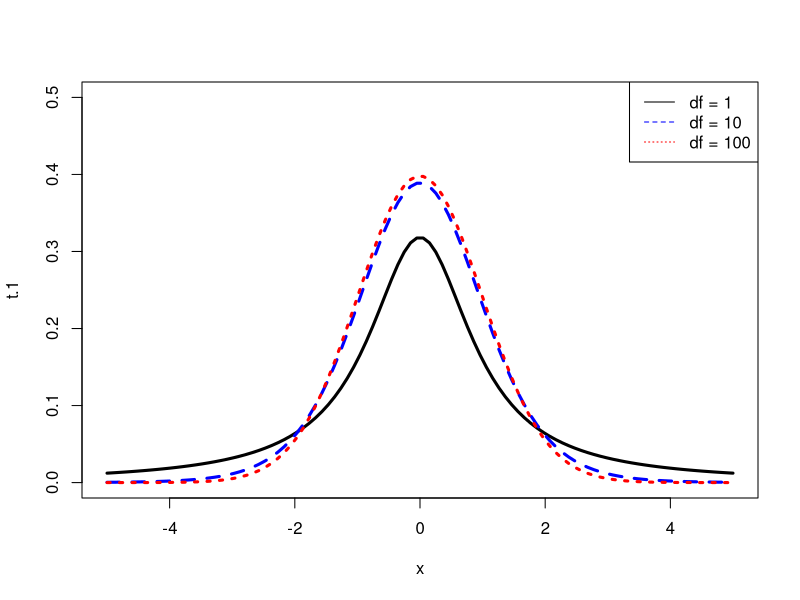

R code for this plot: (Note: this script raises an error after producing the figure.)
# t-분포: t-Distribution

x <- seq(-5, 5, length=100)
t.1 <- dt(x, df=1)
t.10 <- dt(x, df=10)
t.100 <- dt(x, df=100)
plot(x, t.1, lty=1, lwd=3, col="black", type="l", ylim=c(0, 0.5))
lines(x, t.10, lty=2,lwd=3, col="blue")
lines(x, t.100, lty=3, lwd=3, col="red")
legend('topright', lty=c(1, 2, 3), col=c("black", "blue", "red"), 
       legend=c("df = 1", "df = 10", "df = 100"))

# 단일표본 평균검정: One Sample t-Test

library(MASS)
data(cats)
str(cats)
head(cats)

mean(cats$Bwt)
t.test(x=cats$Bwt, mu=2.7)
t.test(x=cats$Bwt, mu=2.6)
t.test(x=cats$Bwt, mu=2.6, alternative="greater")

bwt.t <- t.test(cats$Bwt, mu=2.6)
str(bwt.t)
bwt.t$p.value
bwt.t$conf.int

prop.test(x=18, n=30, p=0.5, alternative = "greater")

# 독립표본 평균검정: Two-Independent Samples t-Test

library(MASS)
str(cats)
table(cats$Sex)
prop.table(table(cats$Sex))
aggregate(Bwt ~ Sex, data = cats, mean)

t.test(formula = Bwt ~ Sex, data=cats)

bwt.t <- t.test(formula = Bwt ~ Sex, data=cats)
bwt.t$p.value
bwt.t$conf.int

# 대응표본 평균검정: Paired Samples t-Test

data(sleep)
str(sleep)
head(sleep)

table(sleep$group)
aggregate(extra ~ group, data = sleep, mean)

t.test(extra ~ group, data = sleep, paired = T)

extra.t <- t.test(extra ~ group, data = sleep, paired = T)
extra.t$p.value
extra.t$conf.int

